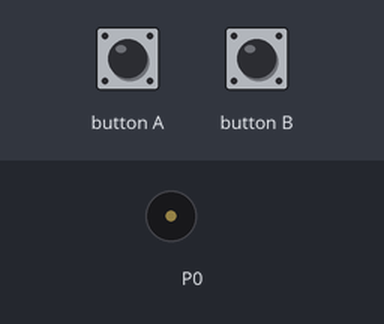
Bench run of a program on a simulated BBC micro:bit (MakeCode). Parts: buzzer (waves = sounding). The test bench sets the inputs (shaded band). Random numbers come from a fixed seed.

Above: at 1.2 s.
1.3 s: button A pressed for 0.15 s
At 1.56 s:
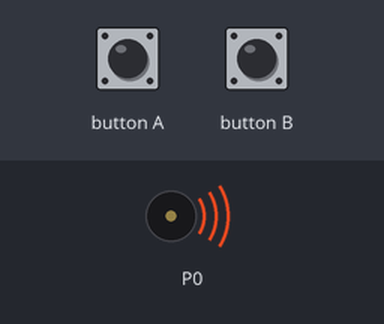
At 3.5 s:
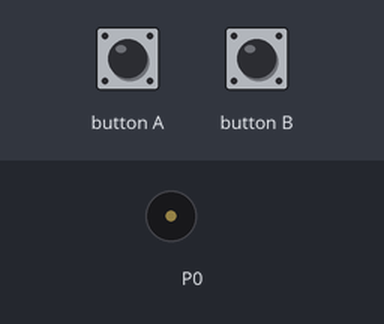
Timing chart, 0 to 5.0 s (numbered marks = the images above; inputs shaded):
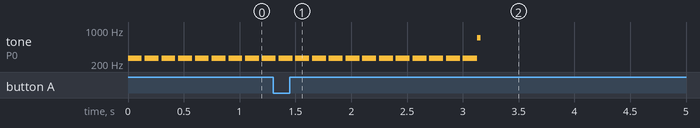

Measured:
- by itself, tone on P0: plays 262 Hz for 0.13 s, 262 Hz for 0.13 s, 262 Hz for 0.13 s, 262 Hz for 0.13 s, 262 Hz for 0.13 s, 262 Hz for 0.13 s … (13 notes in this stretch)

The program:

main.ts
```typescript
input.onButtonPressed(Button.A, function () {
    random_number += 1
    if (my_choice > 2) {
        my_choice = 0
    }
    timeout = 0
})
input.onButtonPressed(Button.B, function () {
    random_number += -1
    if (my_choice < 0) {
        my_choice = 2
    }
    timeout = 0
})
let random_number = 0
let timeout = 0
let my_choice = 0
let Program_pointer = 0
my_choice = 0
timeout = 0
basic.forever(function () {
    if (Program_pointer == 0) {
        music.playTone(262, music.beat(BeatFraction.Quarter))
        if (timeout > 10) {
            Program_pointer += 1
        }
        timeout += 1
    }
    if (Program_pointer == 1) {
        music.playTone(698, music.beat(BeatFraction.Sixteenth))
        random_number = randint(0, 2)
        Program_pointer += 1
    }
    if (Program_pointer == 2) {
        if (my_choice == random_number) {

        }
    }
})
```

test.ts
```typescript
// Tady jsou testy. Při použití tohoto balíčku jako rozšíření nebude zkompilováno.
```
